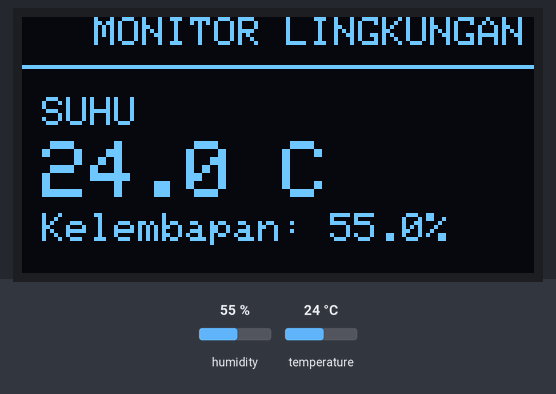
Recording of a program running on a simulated ESP32. On the bench: 128×64 one-colour display. The test bench sets the inputs (shaded band); at power-on: humidity 55 %, temperature 24 °C. What the program prints to the serial monitor is not drawn.

Above: at 3.2 s.
3.3 s: humidity set to 22 %
At 5.1 s:
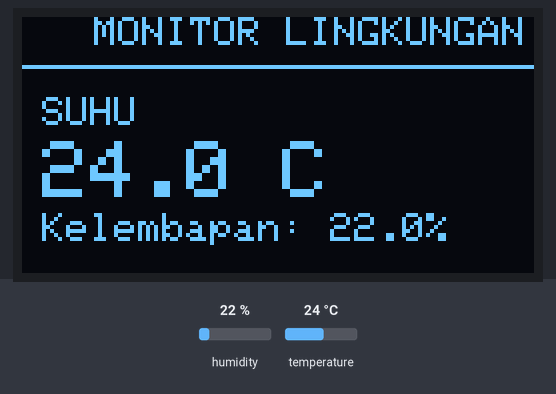
6.0 s: temperature set to 12 °C
At 6.7 s:
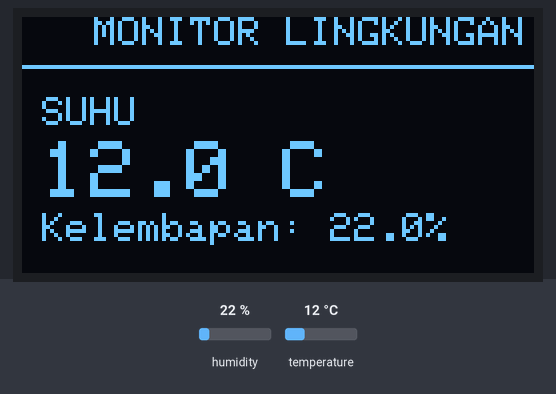
8.7 s: humidity set to 40 %
At 11.2 s:
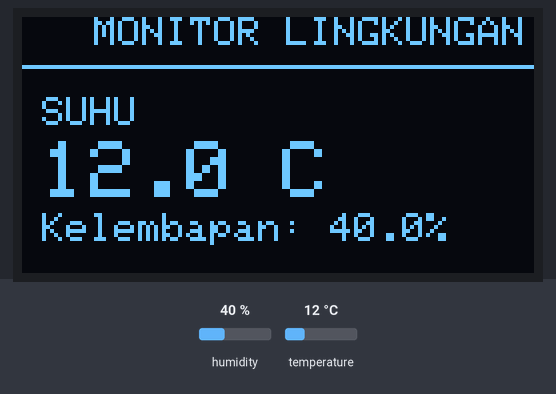
11.7 s: temperature set to 19 °C
At 12.9 s:
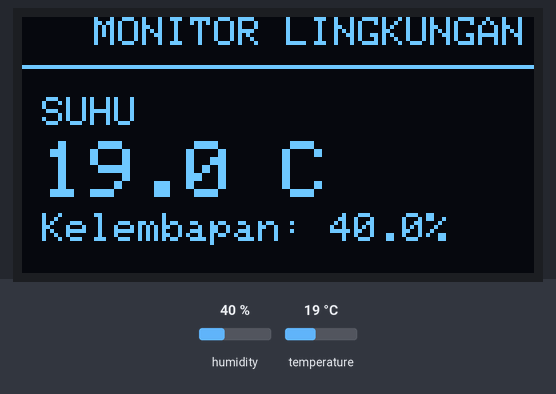
Timing chart, 0 to 14.7 s (numbered marks = the images above; inputs shaded):
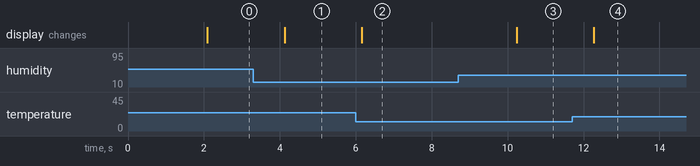

The program:

main.cpp
```cpp
#include <Wire.h>
#include <DHTesp.h>
#include <Adafruit_GFX.h>
#include <Adafruit_SSD1306.h>

// Pin sensor DHT11
#define DHT_PIN 4

// Pin I2C ESP32
#define OLED_SDA 21
#define OLED_SCL 22

// Konfigurasi OLED 128x64
#define SCREEN_WIDTH 128
#define SCREEN_HEIGHT 64
#define OLED_RESET -1

// Alamat I2C OLED umumnya 0x3C
#define OLED_ADDRESS 0x3C

DHTesp dht;

Adafruit_SSD1306 display(
  SCREEN_WIDTH,
  SCREEN_HEIGHT,
  &Wire,
  OLED_RESET
);

void setup() {
  Serial.begin(115200);

  // Inisialisasi sensor DHT11
  dht.setup(DHT_PIN, DHTesp::DHT11);

  // Inisialisasi I2C
  Wire.begin(OLED_SDA, OLED_SCL);

  // Inisialisasi OLED
  if (!display.begin(
        SSD1306_SWITCHCAPVCC,
        OLED_ADDRESS)) {
    Serial.println("OLED tidak terdeteksi!");
    while (true) {
      delay(1000);
    }
  }

  // Tampilan awal
  display.clearDisplay();
  display.setTextColor(SSD1306_WHITE);
  display.setTextSize(1);
  display.setCursor(15, 15);
  display.println("ESP32 MONITOR");
  display.setCursor(25, 30);
  display.println("DHT11 SENSOR");
  display.display();

  delay(2000);
}

void loop() {
  // Membaca data sensor
  TempAndHumidity data = dht.getTempAndHumidity();

  float suhu = data.temperature;
  float kelembapan = data.humidity;

  // Periksa apakah pembacaan valid
  if (isnan(suhu) || isnan(kelembapan)) {
    Serial.println("Gagal membaca DHT11!");

    display.clearDisplay();
    display.setTextSize(1);
    display.setCursor(10, 20);
    display.println("Sensor error!");
    display.setCursor(10, 35);
    display.println("Periksa wiring");
    display.display();

    delay(2000);
    return;
  }

  // Tampilkan pada Serial Monitor
  Serial.print("Suhu: ");
  Serial.print(suhu, 1);
  Serial.print(" C | Kelembapan: ");
  Serial.print(kelembapan, 1);
  Serial.println(" %");

  // Tampilkan pada OLED
  display.clearDisplay();

  display.setTextColor(SSD1306_WHITE);

  // Judul
  display.setTextSize(1);
  display.setCursor(18, 0);
  display.println("MONITOR LINGKUNGAN");

  display.drawLine(0, 12, 127, 12, SSD1306_WHITE);

  // Suhu
  display.setTextSize(1);
  display.setCursor(5, 20);
  display.println("SUHU");

  display.setTextSize(2);
  display.setCursor(5, 31);
  display.print(suhu, 1);
  display.print(" C");

  // Kelembapan
  display.setTextSize(1);
  display.setCursor(5, 49);
  display.print("Kelembapan: ");

  display.print(kelembapan, 1);
  display.print("%");

  display.display();

  // Interval pembacaan
  delay(2000);
}
```

Measured:
- after the input at 3.3 s, the display: changes after 0.83 s (image 1)
- after the input at 6.0 s, the display: changes after 0.16 s (image 2)
- after the input at 8.7 s, the display: changes after 1.5 s (image 3)
- after the input at 11.7 s, the display: changes after 0.57 s (image 4)
